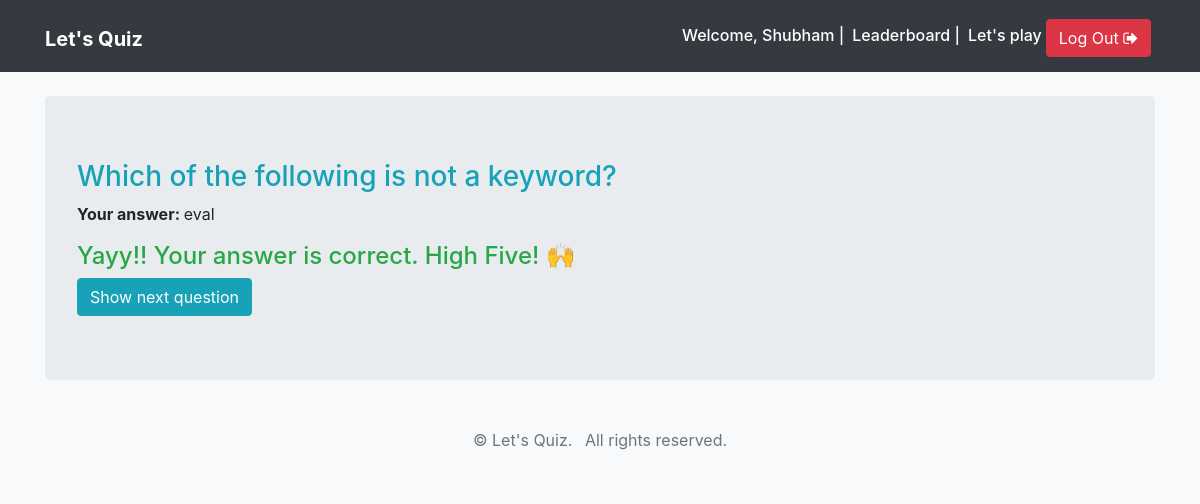
Screenshot of /submission-result/1/ (signed in) with the database file from the repository.
### quiz/models.py (models this page shows, shortened)
class AttemptedQuestion(TimeStampedModel):
    question = models.ForeignKey(Question, on_delete=models.CASCADE)
    quiz_profile = models.ForeignKey(QuizProfile, on_delete=models.CASCADE, related_name='attempts')
    selected_choice = models.ForeignKey(Choice, on_delete=models.CASCADE, null=True)
    is_correct = models.BooleanField(_('Was this attempt correct?'), default=False, null=False)
    marks_obtained = models.DecimalField(_('Marks Obtained'), default=0, decimal_places=2, max_digits=6)

class Question(TimeStampedModel):
    ALLOWED_NUMBER_OF_CORRECT_CHOICES = 1
    html = models.TextField(_('Question Text'))
    maximum_marks = models.DecimalField(_('Maximum Marks'), default=4, decimal_places=2, max_digits=6)

class Choice(TimeStampedModel):
    MAX_CHOICES_COUNT = 4
    question = models.ForeignKey(Question, related_name='choices', on_delete=models.CASCADE)
    is_correct = models.BooleanField(_('Is this answer correct?'), default=False, null=False)
    html = models.TextField(_('Choice Text'))

### quiz/views.py (the view)
# urls.py: url(r'^submission-result/(?P<attempted_question_pk>\d+)/', views.submission_result, name='submission_result'),
@login_required()
def submission_result(request, attempted_question_pk):
    attempted_question = get_object_or_404(AttemptedQuestion, pk=attempted_question_pk)
    context = {
        'attempted_question': attempted_question,
    }
    return render(request, 'quiz/submission_result.html', context=context)

### templates/quiz/submission_result.html (shortened to what this page needs)
{% extends 'base.html' %}
{% block content %}
<div class="container">
	<div class="jumbotron my-4">
	   	<h3 class="text-info">{{ attempted_question.question.html|safe }}</h3>
		<p>
		    <strong>Your answer: </strong>
		    {{ attempted_question.selected_choice.html|safe }}
		</p>
		{% if attempted_question.selected_choice.is_correct %}
		<h4 class="text-success">Yayy!! Your answer is correct. High Five! 🙌</h4>
		{% else %}
		<h4 class="text-danger">Your answer is incorrect 😟</h4>
		{% endif %}
		<a class="btn btn-info" href="{% url 'quiz:play' %}">Show next question</a>
	</div>
</div>
{% endblock content %}

### templates/base.html (shortened to what this page needs)
{% load static %}
<!doctype html>
<html lang="en">
<head>
    <link rel="stylesheet" href="https://maxcdn.bootstrapcdn.com/bootstrap/4.0.0-beta.2/css/bootstrap.min.css">
    <link rel="stylesheet" href="https://maxcdn.bootstrapcdn.com/font-awesome/4.7.0/css/font-awesome.min.css">
    <link rel="stylesheet" href="https://maxcdn.bootstrapcdn.com/font-awesome/4.7.0/css/font-awesome.min.css">
    <link rel="stylesheet" href="{% static 'css/main.css' %}">
</head>
<body class="bg-light">
    <nav class="navbar navbar-expand-md navbar-dark bg-dark">
        <div class="container">
            <h1><a href="{% url 'quiz:home' %}" class="navbar-brand">
            <strong>Let's Quiz</strong></a></h1>
            <div class="collapse navbar-collapse justify-content-end " id="navbar">
                {% if not request.user.is_active %}
                <a href="{% url 'quiz:leaderboard' %}" class="btn btn-info mt-1 mx-1">Leaderboard</a>
                <a href="{% url 'quiz:login' %}" class="btn btn-info mt-1"><i class="fa fa-sign-in" aria-hidden="true"></i> Log In</a>
                {% else %}
                <h6 class="text-white mt-2 mr-2">Welcome, {{ request.user.username }} | </h6>
                <h6 class="text-white mt-2 mr-2"><a href="{% url 'quiz:leaderboard' %}" class="text-white">Leaderboard</a> |</h6>
                <h6 class="mt-2"><a href="{% url 'quiz:play' %}" class="text-white">Let's play</a></h6>
                <a href="{% url 'quiz:logout' %}" class="btn btn-danger mt-1 mx-1">Log Out <i class="fa fa-sign-out" aria-hidden="true"></i></a>
                {% endif %}
            </div>
        </div>
    </nav>
    {% block content %}
    {% endblock content %}
    <footer class="bg-light text-muted py-0">
        <div class="container py-4">
            <ul class="list-inline mb-0 text-center">
                <li class="list-inline-item">&copy;  Let's Quiz.</li>
                <li class="list-inline-item">All rights reserved.</li>
            </ul>
        </div>
    </footer>
</body>
</html>

### rows the page displays
AttemptedQuestion: question.html "Which of the following is not a keyword?", selected_choice.html "eval"

### other values shown
{{ request.user.username }} "Shubham"
